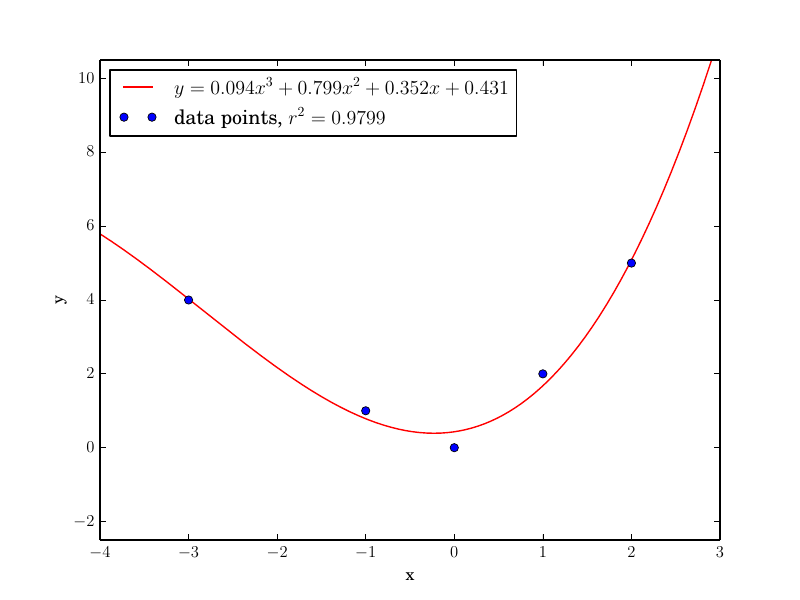

The script that saved this image:
import os
import numpy as np
import matplotlib.pyplot as plt
import matplotlib as mpl
mpl.style.use('classic')
axis_font = {'size':'16'}
#mpl.rcParams['errorbar.capsize'] = 3
from matplotlib import rcParams
rcParams.update({'font.size': 16})
rcParams.update({'figure.autolayout': True})

### Dibujaremos
plt.rc('text', usetex=True)
plt.rc('font', family='serif')

fig = plt.figure()
ax1 = fig.add_subplot(111)  

####################
x = [-3, -1, 0, 1, 2]
x1 = np.arange(-4,3,0.01)
y = [4, 1, 0, 2, 5]
y1 = 0.094*x1**3 + 0.799*x1**2 + 0.352*x1 + 0.431

# Space of ploting
plt.xlim((-4,3))
plt.ylim((-2, 10))

# Plot
ax1.plot(x1, y1, '-', c='red',   label=r'$y = 0.094x^3 + 0.799x^2 + 0.352x - 0.431$')
ax1.plot(x,  y,  'o', c='blue',  label='data points, $r^2 = 0.9982$')

# Notes n' legends
leg = ax1.legend(loc='upper left')
ax1.set_xlabel('x')
ax1.set_ylabel('y')

#####################
#plt.show()
pwd = os.popen("pwd").read()
pwd = pwd.rstrip() + "/img/"
fig.savefig(pwd+'7.pdf')
